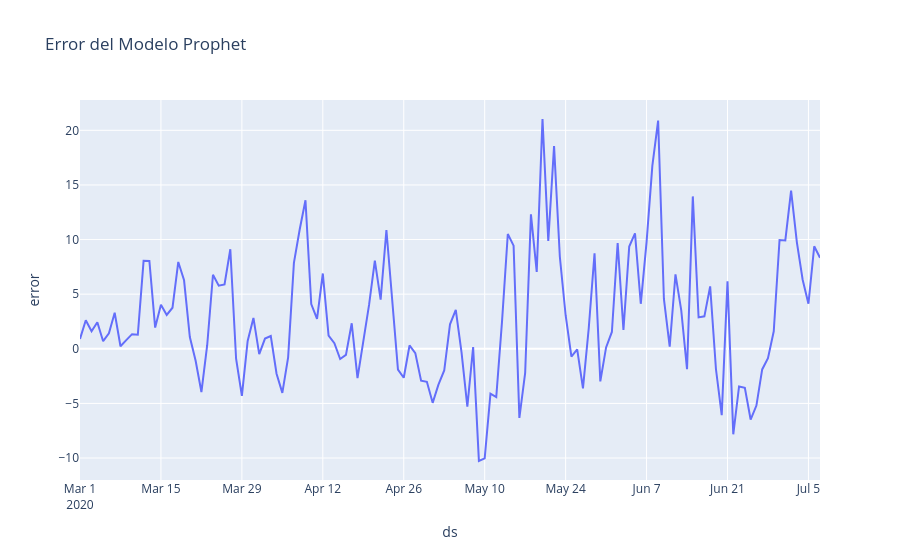

This figure's notebook cell:
### Code cell
#5:

test['error'] = test['y'] - test['yhat']

fig_error = px.line(test, x='ds', y='error', title='Error del Modelo Prophet')
fig_error.show()

### Figure 1 — Plotly figure (JSON) as saved in the notebook; plotly's stock layout.template omitted (floating-point values rounded to 4 significant figures; data arrays with more than 128 entries replaced by an {"elided": "..."} marker saying what was removed)
{"data": [{"hovertemplate": "ds=%{x}<br>error=%{y}<extra></extra>", "legendgroup": "", "line": {"color": "#636efa", "dash": "solid"}, "marker": {"symbol": "circle"}, "mode": "lines", "name": "", "orientation": "v", "showlegend": false, "type": "scatter", "x": {"elided": "129 str values"}, "xaxis": "x", "y": {"elided": "129 float values"}, "yaxis": "y"}], "layout": {"legend": {"tracegroupgap": 0}, "title": {"text": "Error del Modelo Prophet"}, "xaxis": {"anchor": "y", "domain": [0, 1], "title": {"text": "ds"}}, "yaxis": {"anchor": "x", "domain": [0, 1], "title": {"text": "error"}}}}
